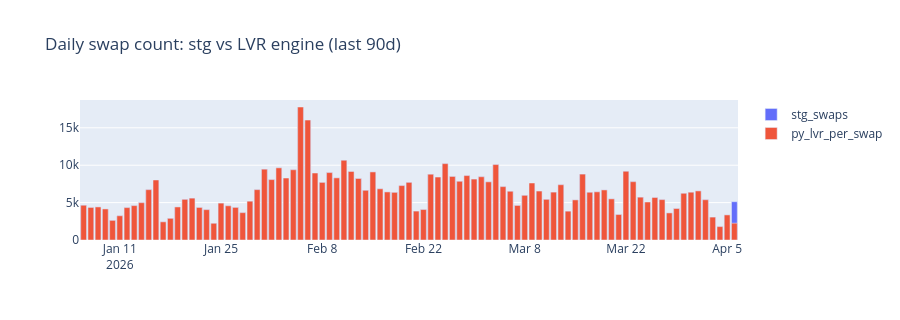

The notebook cell this image was saved under:
### Markdown cell above
**QA purpose**: per-day swap count reconciliation — visualize parity between stg_swaps and py_lvr_per_swap.

### Code cell
stg_daily = db.read_query(f"""
SELECT toDate(block_time) AS date, count() AS n FROM stg_swaps
WHERE lower(pool) = lower('{POOL}') AND block_time <= toDateTime('{END_DATE} 23:59:59')
GROUP BY toDate(block_time)
""")
lvr_daily = lvr_swap.group_by("date").agg(pl.len().alias("n_lvr")).sort("date")
joined = stg_daily.rename({"n": "n_stg"}).join(lvr_daily, on="date", how="left").fill_null(0)
last_90 = joined.filter(pl.col("date") >= date.fromisoformat(START_DATE_90D))
fig = go.Figure()
fig.add_trace(go.Bar(x=last_90["date"].to_list(), y=last_90["n_stg"].to_list(),  name="stg_swaps"))
fig.add_trace(go.Bar(x=last_90["date"].to_list(), y=last_90["n_lvr"].to_list(),  name="py_lvr_per_swap"))
fig.update_layout(height=320, barmode="overlay", title_text="Daily swap count: stg vs LVR engine (last 90d)")
fig.show()
